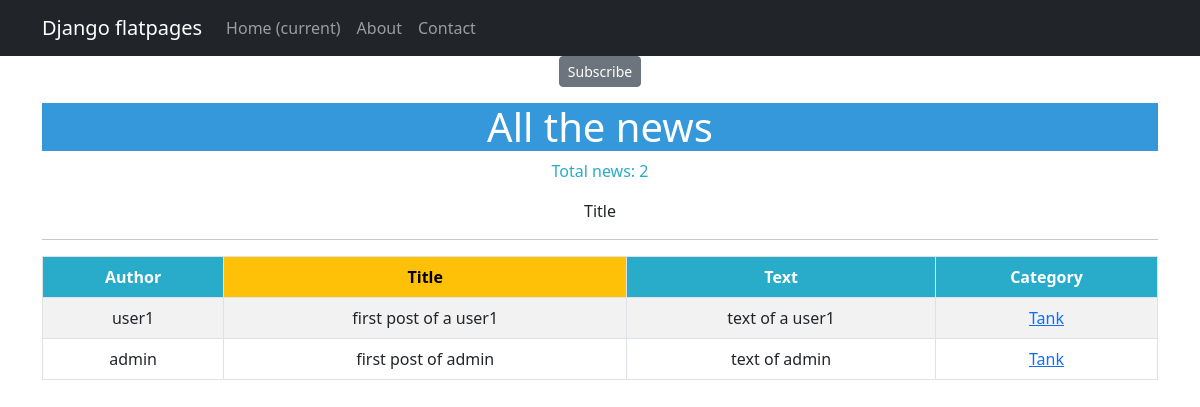
Page /bboard/categories/1 on the earlier database version.
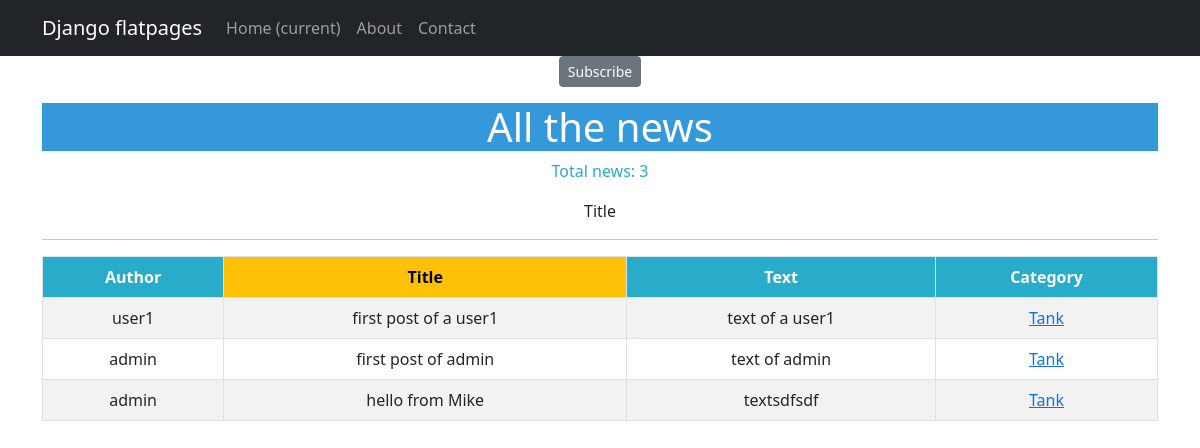
Same page on the later database version.
### bboard/models.py (models this page shows, shortened)
class Post(models.Model):
    author = models.ForeignKey(User, on_delete=models.CASCADE)
    title = models.CharField(max_length=255)
    text = RichTextField()
    category = models.ManyToManyField('Category', through='PostCategory')
    date = models.DateTimeField(auto_now_add=True)

class Category(models.Model):
    name = models.CharField(max_length=255, default='Name_of_category', unique=True)
    subscribers = models.ManyToManyField(User, blank=True, related_name='categories')
    def __str__(self):
        return self.name

### bboard/views.py (the view)
# urls.py: path('categories/<int:pk>', CategoryListView.as_view(), name='category_list'),
class CategoryListView(PostList):
    model = Post
    template_name = 'category_list.html'
    context_object_name = 'category_list'
    def get_queryset(self, *args, **kwargs):
        self.category = get_object_or_404(Category, id=self.kwargs['pk'])
        queryset = Post.objects.filter(category=self.category)
        return queryset
    def get_context_data(self, **kwargs):
        context = super().get_context_data(**kwargs)
        context['is_not_subscriber'] = self.request.user not in self.category.subscribers.all()
        context['category'] = self.category
        return context

### templates/category_list.html
{% extends 'flatpages/default.html'%}
{% block content %}
    {% if is_not_subscriber %}
        <p class="text-center"> <a href="{% url 'bboard:subscribe' category.id %}" class="btn btn-secondary btn-sm">Subscribe</a></p>
    {% endif %}
   <h1 style="background-color: #3498DB; color: #ffffff;">All the news</h1>
   <p style="color: #29ABCA;">Total news: {{ category_list|length }}</p>
<head>
    Title
</head>
<body>
<hr>
{% if category_list %}
        <table class="table table-bordered table-striped table-hover">
            <thead>
                <th style="background-color: #29ABCA; color: #ffffff;">{{ 'Author' }}</th>
                <th style="background-color: #FFC107; color: #000000;">{{ 'Title' }}</th>
                <th style="background-color: #29ABCA; color: #ffffff;">{{ 'Text' }}</th>
                <th style="background-color: #29ABCA; color: #ffffff;">{{ 'Category' }}</th>
           </thead>
           <tbody>
                {% for post in category_list %}
                <tr>
                    <td>{{ post.author }}</td>
                    <td>{{ post.title }}</td>
                    <td>{{ post.text }}</td>
                    <td>
                        {% for category in post.category.all %}
                        <a href="{% url 'bboard:category_list' category.id %}">{{category}}</a>
                        {% endfor %}
                    </td>
                </tr>
                {% endfor %}
           </tbody>
        </table>
{% endif %}
</body>
{% endblock content %}

Differences in the rows shown:
added Post: author "admin", title "hello from Mike", text "textsdfsdf", Category (name "Tank")
Other differences:
{{ category_list|length }}: "2" → "3"
